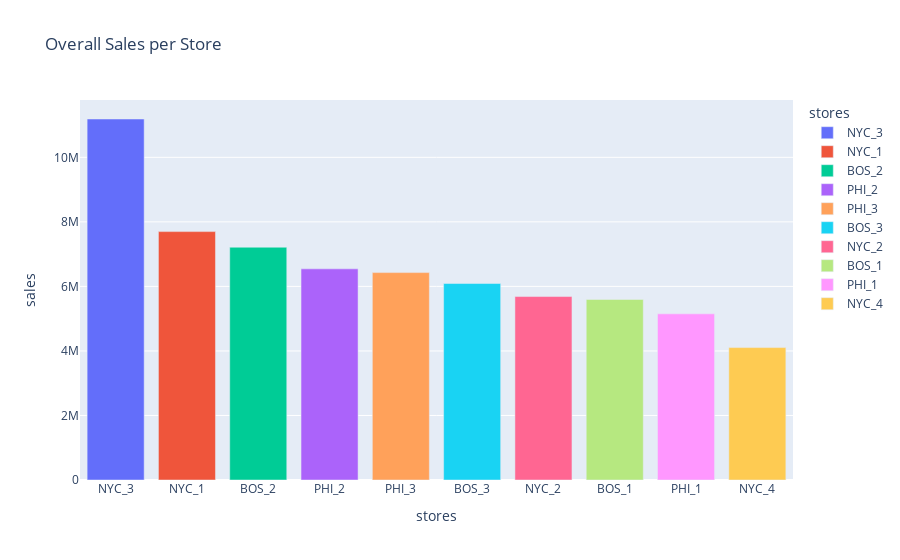

Notebook cell for this chart:
### Markdown cell above
### Total de vendas por lojas (Ordernado de forma Ascendente)

### Code cell
sales_df = sales.groupby(['store_code'])[d_cols].sum()
store_sales = sales_df.sum(axis = 1).sort_values(ascending=False)
bar_plot = pd.DataFrame({'stores':store_sales.index, 'sales':store_sales.values})
fig = px.bar(bar_plot, x='stores', y='sales', color = 'stores', title = 'Overall Sales per Store')
fig.show()

### Figure 1 — Plotly figure (JSON) as saved in the notebook; plotly's stock layout.template omitted (floating-point values rounded to 4 significant figures)
{"data": [{"alignmentgroup": "True", "hovertemplate": "stores=%{x}<br>sales=%{y}<extra></extra>", "legendgroup": "NYC_3", "marker": {"color": "#636efa", "pattern": {"shape": ""}}, "name": "NYC_3", "offsetgroup": "NYC_3", "orientation": "v", "showlegend": true, "textposition": "auto", "type": "bar", "x": ["NYC_3"], "xaxis": "x", "y": [11188180], "yaxis": "y"}, {"alignmentgroup": "True", "hovertemplate": "stores=%{x}<br>sales=%{y}<extra></extra>", "legendgroup": "NYC_1", "marker": {"color": "#EF553B", "pattern": {"shape": ""}}, "name": "NYC_1", "offsetgroup": "NYC_1", "orientation": "v", "showlegend": true, "textposition": "auto", "type": "bar", "x": ["NYC_1"], "xaxis": "x", "y": [7698216], "yaxis": "y"}, {"alignmentgroup": "True", "hovertemplate": "stores=%{x}<br>sales=%{y}<extra></extra>", "legendgroup": "BOS_2", "marker": {"color": "#00cc96", "pattern": {"shape": ""}}, "name": "BOS_2", "offsetgroup": "BOS_2", "orientation": "v", "showlegend": true, "textposition": "auto", "type": "bar", "x": ["BOS_2"], "xaxis": "x", "y": [7214384], "yaxis": "y"}, {"alignmentgroup": "True", "hovertemplate": "stores=%{x}<br>sales=%{y}<extra></extra>", "legendgroup": "PHI_2", "marker": {"color": "#ab63fa", "pattern": {"shape": ""}}, "name": "PHI_2", "offsetgroup": "PHI_2", "orientation": "v", "showlegend": true, "textposition": "auto", "type": "bar", "x": ["PHI_2"], "xaxis": "x", "y": [6544012], "yaxis": "y"}, {"alignmentgroup": "True", "hovertemplate": "stores=%{x}<br>sales=%{y}<extra></extra>", "legendgroup": "PHI_3", "marker": {"color": "#FFA15A", "pattern": {"shape": ""}}, "name": "PHI_3", "offsetgroup": "PHI_3", "orientation": "v", "showlegend": true, "textposition": "auto", "type": "bar", "x": ["PHI_3"], "xaxis": "x", "y": [6427782], "yaxis": "y"}, {"alignmentgroup": "True", "hovertemplate": "stores=%{x}<br>sales=%{y}<extra></extra>", "legendgroup": "BOS_3", "marker": {"color": "#19d3f3", "pattern": {"shape": ""}}, "name": "BOS_3", "offsetgroup": "BOS_3", "orientation": "v", "showlegend": true, "textposition": "auto", "type": "bar", "x": ["BOS_3"], "xaxis": "x", "y": [6089330], "yaxis": "y"}, {"alignmentgroup": "True", "hovertemplate": "stores=%{x}<br>sales=%{y}<extra></extra>", "legendgroup": "NYC_2", "marker": {"color": "#FF6692", "pattern": {"shape": ""}}, "name": "NYC_2", "offsetgroup": "NYC_2", "orientation": "v", "showlegend": true, "textposition": "auto", "type": "bar", "x": ["NYC_2"], "xaxis": "x", "y": [5685475], "yaxis": "y"}, {"alignmentgroup": "True", "hovertemplate": "stores=%{x}<br>sales=%{y}<extra></extra>", "legendgroup": "BOS_1", "marker": {"color": "#B6E880", "pattern": {"shape": ""}}, "name": "BOS_1", "offsetgroup": "BOS_1", "orientation": "v", "showlegend": true, "textposition": "auto", "type": "bar", "x": ["BOS_1"], "xaxis": "x", "y": [5595292], "yaxis": "y"}, {"alignmentgroup": "True", "hovertemplate": "stores=%{x}<br>sales=%{y}<extra></extra>", "legendgroup": "PHI_1", "marker": {"color": "#FF97FF", "pattern": {"shape": ""}}, "name": "PHI_1", "offsetgroup": "PHI_1", "orientation": "v", "showlegend": true, "textposition": "auto", "type": "bar", "x": ["PHI_1"], "xaxis": "x", "y": [5149062], "yaxis": "y"}, {"alignmentgroup": "True", "hovertemplate": "stores=%{x}<br>sales=%{y}<extra></extra>", "legendgroup": "NYC_4", "marker": {"color": "#FECB52", "pattern": {"shape": ""}}, "name": "NYC_4", "offsetgroup": "NYC_4", "orientation": "v", "showlegend": true, "textposition": "auto", "type": "bar", "x": ["NYC_4"], "xaxis": "x", "y": [4103676], "yaxis": "y"}], "layout": {"barmode": "relative", "legend": {"title": {"text": "stores"}, "tracegroupgap": 0}, "title": {"text": "Overall Sales per Store"}, "xaxis": {"anchor": "y", "categoryarray": ["NYC_3", "NYC_1", "BOS_2", "PHI_2", "PHI_3", "BOS_3", "NYC_2", "BOS_1", "PHI_1", "NYC_4"], "categoryorder": "array", "domain": [0, 1], "title": {"text": "stores"}}, "yaxis": {"anchor": "x", "domain": [0, 1], "title": {"text": "sales"}}}}
